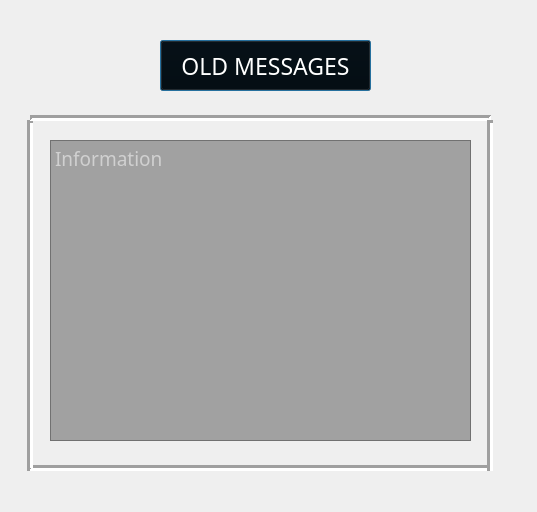
<?xml version="1.0" encoding="UTF-8"?>
<ui version="4.0">
 <class>OldMessages</class>
 <widget class="QDialog" name="OldMessages">
  <property name="geometry">
   <rect>
    <x>0</x>
    <y>0</y>
    <width>537</width>
    <height>512</height>
   </rect>
  </property>
  <property name="windowTitle">
   <string>Dialog</string>
  </property>
  <property name="styleSheet">
   <string notr="true">#OldMessages{
	background-image: url(:/om.jpg);
}
#label{
color:white;
}
QTextEdit {
background-color:rgba(82, 82, 82,0.5);
color:white;
}
QPushButton {
background:transparent;
color:white;
}</string>
  </property>
  <widget class="Line" name="line">
   <property name="geometry">
    <rect>
     <x>30</x>
     <y>460</y>
     <width>461</width>
     <height>16</height>
    </rect>
   </property>
   <property name="lineWidth">
    <number>3</number>
   </property>
   <property name="orientation">
    <enum>Qt::Horizontal</enum>
   </property>
  </widget>
  <widget class="Line" name="line_3">
   <property name="geometry">
    <rect>
     <x>20</x>
     <y>120</y>
     <width>20</width>
     <height>351</height>
    </rect>
   </property>
   <property name="lineWidth">
    <number>3</number>
   </property>
   <property name="midLineWidth">
    <number>0</number>
   </property>
   <property name="orientation">
    <enum>Qt::Vertical</enum>
   </property>
  </widget>
  <widget class="Line" name="line_2">
   <property name="geometry">
    <rect>
     <x>30</x>
     <y>110</y>
     <width>461</width>
     <height>16</height>
    </rect>
   </property>
   <property name="lineWidth">
    <number>3</number>
   </property>
   <property name="orientation">
    <enum>Qt::Horizontal</enum>
   </property>
  </widget>
  <widget class="Line" name="line_4">
   <property name="geometry">
    <rect>
     <x>480</x>
     <y>120</y>
     <width>20</width>
     <height>351</height>
    </rect>
   </property>
   <property name="lineWidth">
    <number>3</number>
   </property>
   <property name="midLineWidth">
    <number>0</number>
   </property>
   <property name="orientation">
    <enum>Qt::Vertical</enum>
   </property>
  </widget>
  <widget class="QTextEdit" name="textEdit">
   <property name="geometry">
    <rect>
     <x>50</x>
     <y>140</y>
     <width>421</width>
     <height>301</height>
    </rect>
   </property>
   <property name="font">
    <font>
     <family>FVF Fernando 08</family>
     <pointsize>14</pointsize>
    </font>
   </property>
   <property name="placeholderText">
    <string>Information</string>
   </property>
  </widget>
  <widget class="QPushButton" name="oldButton">
   <property name="geometry">
    <rect>
     <x>160</x>
     <y>40</y>
     <width>211</width>
     <height>51</height>
    </rect>
   </property>
   <property name="font">
    <font>
     <family>FVF Fernando 08</family>
     <pointsize>17</pointsize>
    </font>
   </property>
   <property name="text">
    <string>OLD MESSAGES</string>
   </property>
  </widget>
 </widget>
 <resources/>
 <connections/>
</ui>
